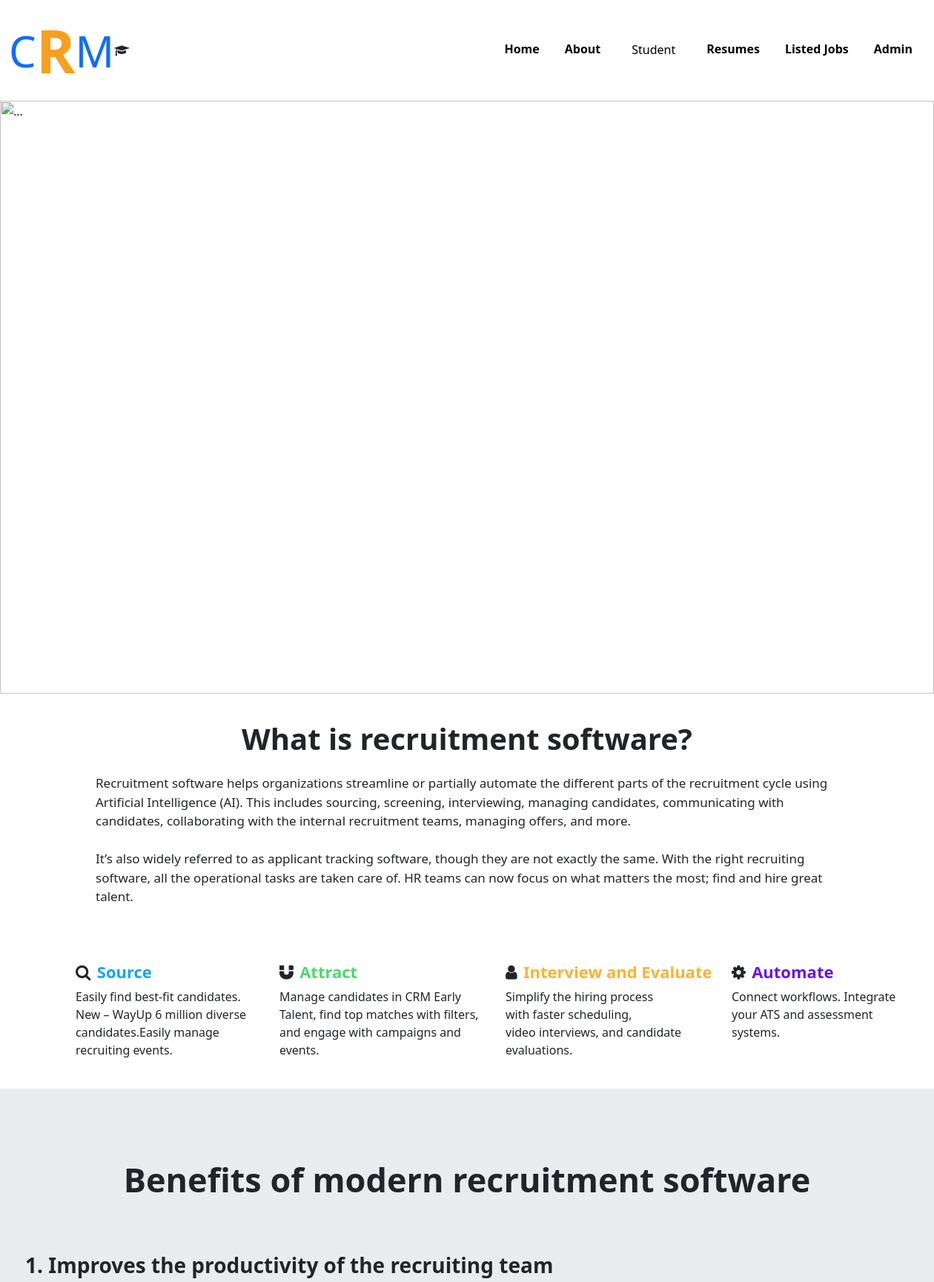
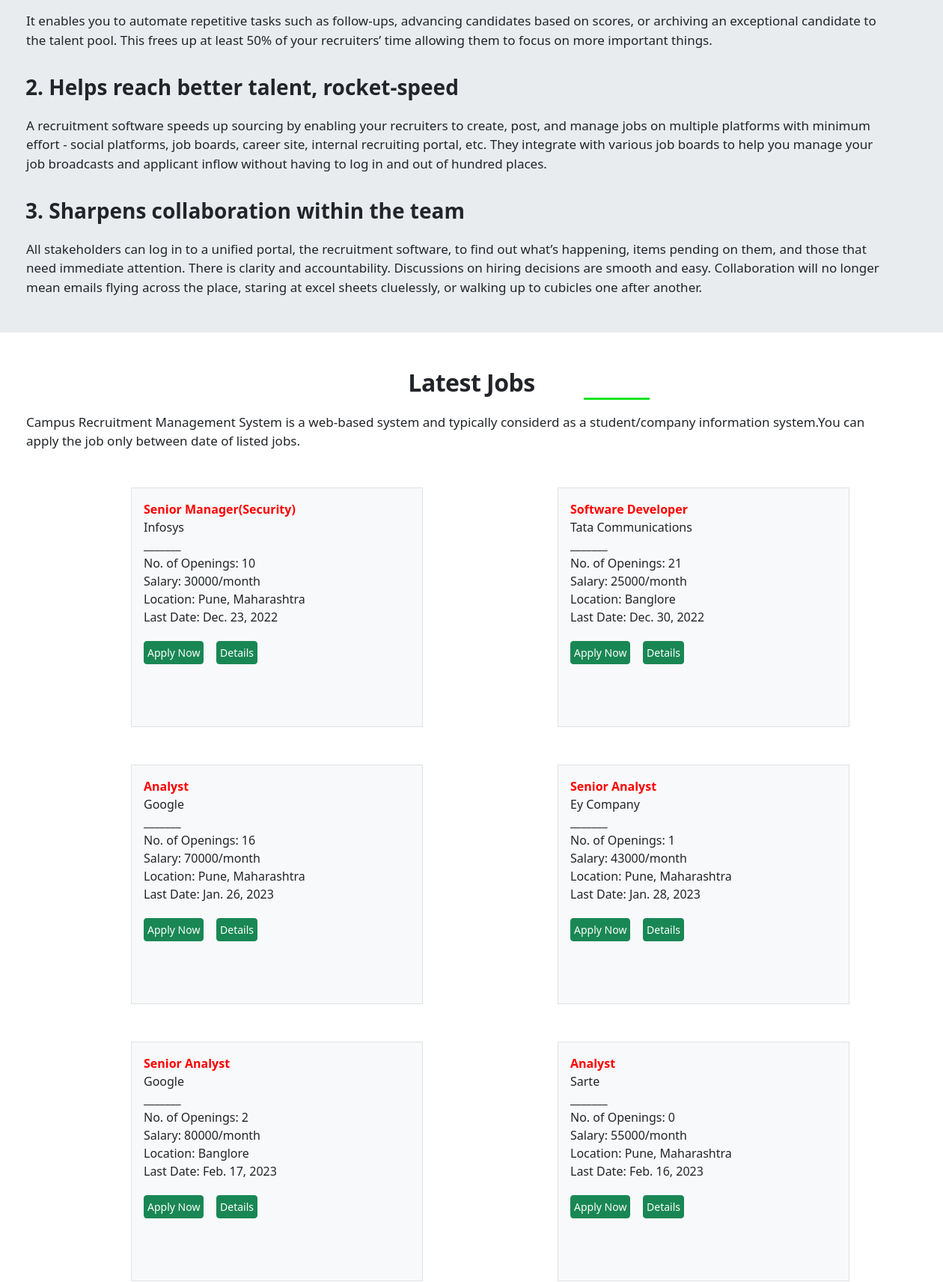
The page / (upper part) on the database its author committed (2 pictures, top to bottom).
### home/models.py (models this page shows)
class Job_det(models.Model):
    id = models.AutoField(auto_created=True,primary_key=True)
    job_post=models.CharField(max_length=122)
    company_name=models.CharField(max_length=122)
    Company_email=models.CharField('Email',max_length=122)
    vacancy=models.IntegerField()
    salary=models.CharField(max_length=122)
    location=models.CharField(max_length=122)
    last_date_toapply=models.DateField(max_length=122)

### home/views.py (the view)
# urls.py: path("",views.index,name='index'),
def index(request):
    index=Job_det.objects.all()
    return render(request, 'index.html',{'index': index})

### templates/index.html (shortened to what this page needs)
{% extends 'base.html' %}
{% block body %}
<div id="carouselExampleIndicators" class="carousel slide" data-bs-ride="true">
  <div class="carousel-indicators">
    <button type="button" data-bs-target="#carouselExampleIndicators" data-bs-slide-to="0" class="active"
      aria-current="true" aria-label="Slide 1"></button>
    <button type="button" data-bs-target="#carouselExampleIndicators" data-bs-slide-to="1"
      aria-label="Slide 2"></button>
    <button type="button" data-bs-target="#carouselExampleIndicators" data-bs-slide-to="2"
      aria-label="Slide 3"></button>
  </div>
  <div class="carousel-inner">
    <div class="carousel-item active">
      <img
        src="https://images.unsplash.com/photo-1573496130407-57329f01f769?ixlib=rb-1.2.1&ixid=MnwxMjA3fDB8MHxwaG90by1wYWdlfHx8fGVufDB8fHx8&auto=format&fit=crop&w=869&q=80"
        class="d-block w-100 h-70" alt="...">
    </div>
  </div>
  <button class="carousel-control-prev" type="button" data-bs-target="#carouselExampleIndicators" data-bs-slide="prev">
    <span class="carousel-control-prev-icon" aria-hidden="true"></span>
  </button>
  <button class="carousel-control-next" type="button" data-bs-target="#carouselExampleIndicators" data-bs-slide="next">
    <span class="carousel-control-next-icon" aria-hidden="true"></span>
  </button>
</div>
<div class="abt" id="abt">
<h2 style="margin:37px;font-weight:bolder;font-size:40px;">
  <center>What is recruitment software?</center>
</h2>
<div style="font-size: 17px;margin-left: 129px;margin-right:114px;margin-top:-14px;">Recruitment software helps
  organizations streamline or partially automate the different parts of the recruitment cycle using Artificial
  Intelligence (AI). This includes sourcing, screening, interviewing, managing candidates, communicating with
  candidates, collaborating with the internal recruitment teams, managing offers, and more.
  <br><br>
  It’s also widely referred to as applicant tracking software, though they are not exactly the same. With the right
  recruiting software, all the operational tasks are taken care of. HR teams can now focus on what matters the most;
  find and hire great talent.
</div><br><br><br>
<div class="container">
  <div class="row">
    <div class="col">
      <i class="fa fa-search " style="font-size:22px;margin-left:30px;"></i>&nbsp;&nbsp;<b
        style="color:#13a5f0;font-size:22px;">Source</b><br>
      <div style="margin-top:5px;font-size:16px;margin-left:30px;">Easily find best-fit candidates.<br> New – WayUp 6 million diverse<br>
        candidates.Easily manage recruiting events.</div>
    </div>
    <div class="col order-12">
      <i class='fa fa-magnet fa-spin fa-3x' style="font-size:22px;"></i>&nbsp;&nbsp;<b
        style="color:#4ada67;font-size:22px;">Attract</b><br>
      <div style="margin-top:5px;font-size:16px;">Manage candidates in CRM Early <br>Talent, find top matches with
        filters,<br> and engage with campaigns and events.</div>
    </div>
    <div class="col order-1">
      <i class="fa fa-user" style="font-size:22px;"></i>&nbsp;&nbsp;<b style="color:#fcb02ffa;font-size:22px;">Interview
        and Evaluate</b><br>
      <div style="margin-top:5px;font-size:16px;">Simplify the hiring process<br> with faster scheduling, <br>video
        interviews, and candidate<br>evaluations.</div>
    </div>
    <div class="col order-1" style="margin-right:-80px;">
      <i class="fa fa-cog fa-spin fa-3x" style="font-size:22px;"></i>&nbsp;&nbsp;<b
        style="color:#6610f2;font-size:22px;">Automate</b><br>
      <div style="margin-top:5px;font-size:16px;">Connect workflows. Integrate <br>your ATS and assessment<br> systems.
      </div>
    </div>
  </div>
</div>
<div style="background:#e9ecef;margin-top:40px;"><br>
  <h1 style="margin:72px;font-weight:bolder;font-size:45px;">
    <center>Benefits of modern recruitment software</center>
  </h1>
  <h2 style="margin:34px;font-weight:bolder;font-size:28px;margin-top:30px;"> 1. Improves the productivity of the
    recruiting team</h2>
  <div style="font-size: 17px;margin-left: 35px;margin-right: 72px;margin-top: -13px;">It enables you to automate
    repetitive tasks such as follow-ups, advancing candidates based on scores, or archiving an exceptional candidate to
    the talent pool. This frees up at least 50% of your recruiters’ time allowing them to focus on more important
    things.
  </div>
  <h2 style="margin:34px;font-weight:bolder;font-size:28px;">2. Helps reach better talent, rocket-speed</h2>
  <div style="font-size: 17px;margin-left: 35px;margin-right: 72px;margin-top: -13px;"> A recruitment software speeds up
    sourcing by enabling your recruiters to create, post, and manage jobs on multiple platforms with minimum effort -
    social platforms, job boards, career site, internal recruiting portal, etc. They integrate with various job boards
    to help you manage your job broadcasts and applicant inflow without having to log in and out of hundred places.
  </div>
  <h2 style="margin:34px;font-weight:bolder;font-size:28px;"> 3. Sharpens collaboration within the team</h2>
  <div style="font-size: 17px;margin-left: 35px;margin-right: 72px;margin-top: -13px;"> All stakeholders can log in to a
    unified portal, the recruitment software, to find out what’s happening, items pending on them, and those that need
    immediate attention. There is clarity and accountability. Discussions on hiring decisions are smooth and easy.
    Collaboration will no longer mean emails flying across the place, staring at excel sheets cluelessly, or walking up
    to cubicles one after another.
  </div><br><br>
</div><br><br>
<div class="listedjobs" id="ljobs">
  <h2 class="lheading">
    <center>Latest Jobs</center>
  </h2>
  <div style="font-size: 17px;margin-left: 35px;margin-right: 72px;margin-top: 20px;"> Campus Recruitment Management
    System is a web-based system and typically considerd as a student/company information system.You can apply the job
    only between date of listed jobs.</div>
</div><br>
<div class="container overflow-hidden text-center" >
  <div class="row gy-6">
    {% for job_det in index %}
    <div class="col-6">
      <div class="p-3 border bg-light"
        style="height:320px;width:390px;margin:25px;margin-left:75px;text-align:left;display:inline-block;"><b
          style="color:red;">{{job_det.job_post}}</b><br>
          {{job_det.company_name}}<br>
        _______<br>
        No. of Openings: {{job_det.vacancy}}<br>
        Salary: {{job_det.salary}}/month<br>
        Location: {{job_det.location}}<br>
        Last Date: {{job_det.last_date_toapply}}<br>
        <button type="button" class="btn btn-success" style="margin-top:20px;font-size:14px;padding:4px;"><a href="{% url 'applynowform' job_det.id %}" style="text-decoration:none;color:white;">Apply Now</a>
          </button> &nbsp&nbsp <button type="button" class="btn btn-success"
          style="margin-top:20px;font-size:14px;padding:4px;">Details</button>
      </div>
    </div>
    {% endfor %}
  </div>
</div>
</div>
{% endblock body %}

### templates/base.html (shortened to what this page needs)
<html lang="en">
<head>
  <link media="all" rel="stylesheet" href="https://maxcdn.bootstrapcdn.com/font-awesome/4.7.0/css/font-awesome.min.css">
  <link href="https://cdn.jsdelivr.net/npm/bootstrap@5.0.2/dist/css/bootstrap.min.css" rel="stylesheet">
</head>
<body>
  <nav class="navbar navbar-expand-lg ">
    <div class="container-fluid">
      <a href="" style="font-size:58px;text-decoration:none;">C</a><a href=""
        style="font-size:80px;text-decoration:none;font-weight:bold;color:#F79F1F">R</a> <a href=""
        style="font-size:58px;text-decoration:none;">M</a><i class="fa fa-graduation-cap" aria-hidden="true"></i>
      <div class="collapse navbar-collapse" id="navbarSupportedContent">
        <ul class="navbar-nav ms-auto mb-4">
          <li class="nav-item">
            <a class="nav-link active" aria-current="page" href="{% url 'index' %}" style="color:black;font-weight:620;">Home</a>
          </li>
          <li class="nav-item">
            <a class="nav-link" href="#abt" style="color:black;font-weight:620;">About</a>
          </li>
          {% if user.is_authenticated %}
          <li class="nav-item">
            <a class="nav-link" href="#" style="color:black;font-weight:620;">Resumes</a>
          </li>
          <li class="nav-item">
            <a class="nav-link" href="#ljobs" style="color:black;font-weight:620;">Listed Jobs</a>
          </li>
          <li class="nav-item">
            <a class="nav-link" href="{% url 'admin/admin_login' %}" style="color:black;font-weight:620;">Admin</a>
          </li>
          <li class="nav-item2">
            <a class="nav-link" href="#" style="color:black;font-weight: 500;text-transform:capitalize;"><i class="fa fa-user" style="color:red;" aria-hidden="true"></i> &nbsp;{{ user.username }}</a><a href={% url 'logout_user' %} style="color:red;;font-weight: 400;font-size:13px;margin-top:15px;text-decoration:none;margin-left:5px;">Logout</a>&nbsp;<i class="fa fa-sign-out" style="color:red;" aria-hidden="true"></i></a>
          </li>
          {% else %}
          <li class="nav-item1"
            style="margin: 9px;margin-top: 29px;font-weight: 400;font-size: 16px;position:relative;cursor:pointer;">
            <div class="dropdown">
              <a class="dropbtn" style="text-decoration:none;color:black;font-weight:500;">Student</a>
            </div>
          </li>
          <li class="nav-item">
            <a class="nav-link" href="#" style="color:black;font-weight:620;">Resumes</a>
          </li>
          <li class="nav-item">
            <a class="nav-link" href="#ljobs" style="color:black;font-weight:620;">Listed Jobs</a>
          </li>
          <li class="nav-item">
            <a class="nav-link" href="{% url 'admin/admin_login' %}" style="color:black;font-weight:620;">Admin</a>
          </li>
          {% endif %}
        </ul>
      </div>
    </div>
  </nav>
  {% block body %} {% endblock body %}
</body>
</html>

### templates/base.html (style rules this page uses)
.nav-item { margin: 9px; margin-top: 29px; font-weight: 400; font-size: 16px; position: relative; cursor: pointer; }
.dropbtn { padding: 16px; font-size: 16px; border: none; }
.dropdown { position: relative; display: inline-block; margin-top: 9px; }
.nav-item:after { content: ""; position: absolute; background-color: #13e423; height: 3px; width: 0; margin-left: 3px; transition: 0.3s; }
.lheading { letter-spacing: -0.5px; font-weight: bold; }
.lheading:after { content: ""; position: absolute; background-color: #13e423; height: 3px; width: 7%; margin-left: 780px; }

### rows shown on the page
Job_det: job_post "Senior Manager(Security)", company_name "Infosys", vacancy "10", salary "30000", location "Pune, Maharashtra", last_date_toapply "Dec. 23, 2022"
Job_det: job_post "Software Developer", company_name "Tata Communications", vacancy "21", salary "25000", location "Banglore", last_date_toapply "Dec. 30, 2022"
Job_det: job_post "Analyst", company_name "Google", vacancy "16", salary "70000", location "Pune, Maharashtra", last_date_toapply "Jan. 26, 2023"
Job_det: job_post "Senior Analyst", company_name "Ey Company", vacancy "1", salary "43000", location "Pune, Maharashtra", last_date_toapply "Jan. 28, 2023"
Job_det: job_post "Senior Analyst", company_name "Google", vacancy "2", salary "80000", location "Banglore", last_date_toapply "Feb. 17, 2023"
Job_det: job_post "Analyst", company_name "Sarte", vacancy "0", salary "55000", location "Pune, Maharashtra", last_date_toapply "Feb. 16, 2023"
